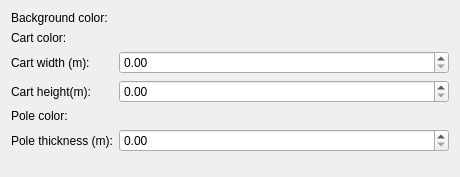
<?xml version="1.0" encoding="UTF-8"?>
<ui version="4.0">
 <class>CosmeticPropertiesWidget</class>
 <widget class="QWidget" name="CosmeticPropertiesWidget">
  <property name="geometry">
   <rect>
    <x>0</x>
    <y>0</y>
    <width>460</width>
    <height>177</height>
   </rect>
  </property>
  <property name="windowTitle">
   <string>Form</string>
  </property>
  <layout class="QFormLayout" name="formLayout">
   <item row="0" column="0">
    <widget class="QLabel" name="lblBackgroundColor">
     <property name="text">
      <string>Background color:</string>
     </property>
     <property name="buddy">
      <cstring>colBackground</cstring>
     </property>
    </widget>
   </item>
   <item row="0" column="1">
    <widget class="ColorPickerWidget" name="colBackground" native="true"/>
   </item>
   <item row="1" column="0">
    <widget class="QLabel" name="lblCartColor">
     <property name="text">
      <string>Cart color:</string>
     </property>
     <property name="buddy">
      <cstring>colCart</cstring>
     </property>
    </widget>
   </item>
   <item row="1" column="1">
    <widget class="ColorPickerWidget" name="colCart" native="true"/>
   </item>
   <item row="2" column="0">
    <widget class="QLabel" name="lblCartWidth">
     <property name="text">
      <string>Cart width (m):</string>
     </property>
     <property name="buddy">
      <cstring>spnCartWidth</cstring>
     </property>
    </widget>
   </item>
   <item row="2" column="1">
    <widget class="QDoubleSpinBox" name="spnCartWidth"/>
   </item>
   <item row="3" column="0">
    <widget class="QLabel" name="lblCartHeight">
     <property name="text">
      <string>Cart height(m):</string>
     </property>
     <property name="buddy">
      <cstring>spnCartHeight</cstring>
     </property>
    </widget>
   </item>
   <item row="3" column="1">
    <widget class="QDoubleSpinBox" name="spnCartHeight"/>
   </item>
   <item row="4" column="0">
    <widget class="QLabel" name="lblPoleColor">
     <property name="text">
      <string>Pole color:</string>
     </property>
     <property name="buddy">
      <cstring>colPole</cstring>
     </property>
    </widget>
   </item>
   <item row="4" column="1">
    <widget class="ColorPickerWidget" name="colPole" native="true"/>
   </item>
   <item row="5" column="0">
    <widget class="QLabel" name="lblPoleThickness">
     <property name="text">
      <string>Pole thickness (m):</string>
     </property>
     <property name="buddy">
      <cstring>spnPoleThickness</cstring>
     </property>
    </widget>
   </item>
   <item row="5" column="1">
    <widget class="QDoubleSpinBox" name="spnPoleThickness">
     <property name="singleStep">
      <double>0.050000000000000</double>
     </property>
    </widget>
   </item>
  </layout>
 </widget>
 <customwidgets>
  <customwidget>
   <class>ColorPickerWidget</class>
   <extends>QWidget</extends>
   <header>src.widgets.color_picker_widget</header>
   <container>1</container>
  </customwidget>
 </customwidgets>
 <tabstops>
  <tabstop>spnCartWidth</tabstop>
  <tabstop>spnCartHeight</tabstop>
  <tabstop>spnPoleThickness</tabstop>
 </tabstops>
 <resources/>
 <connections/>
</ui>
